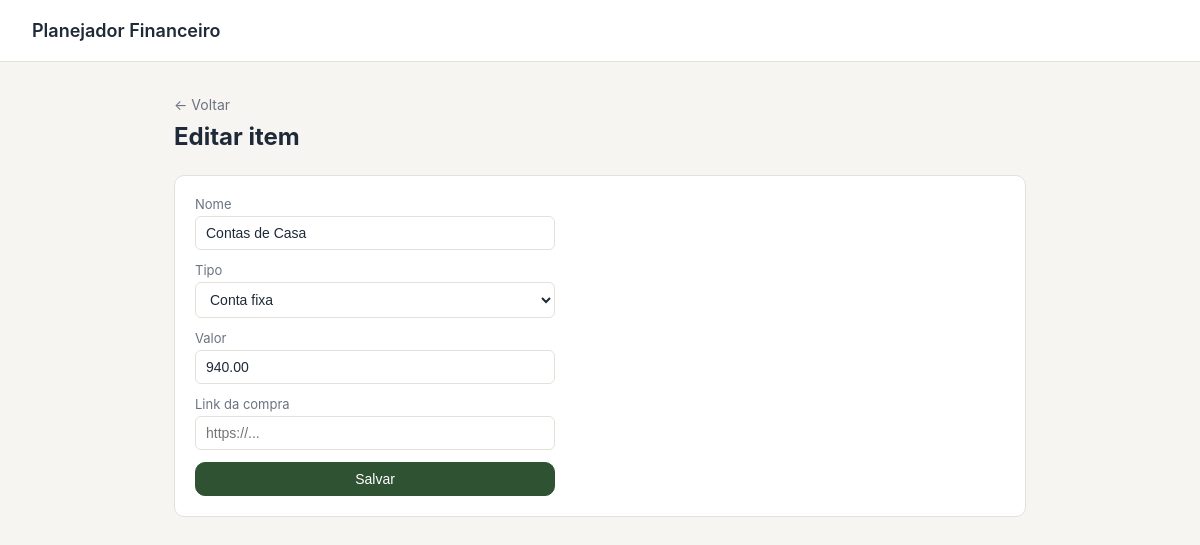
The app's page /item/11/editar, older data.
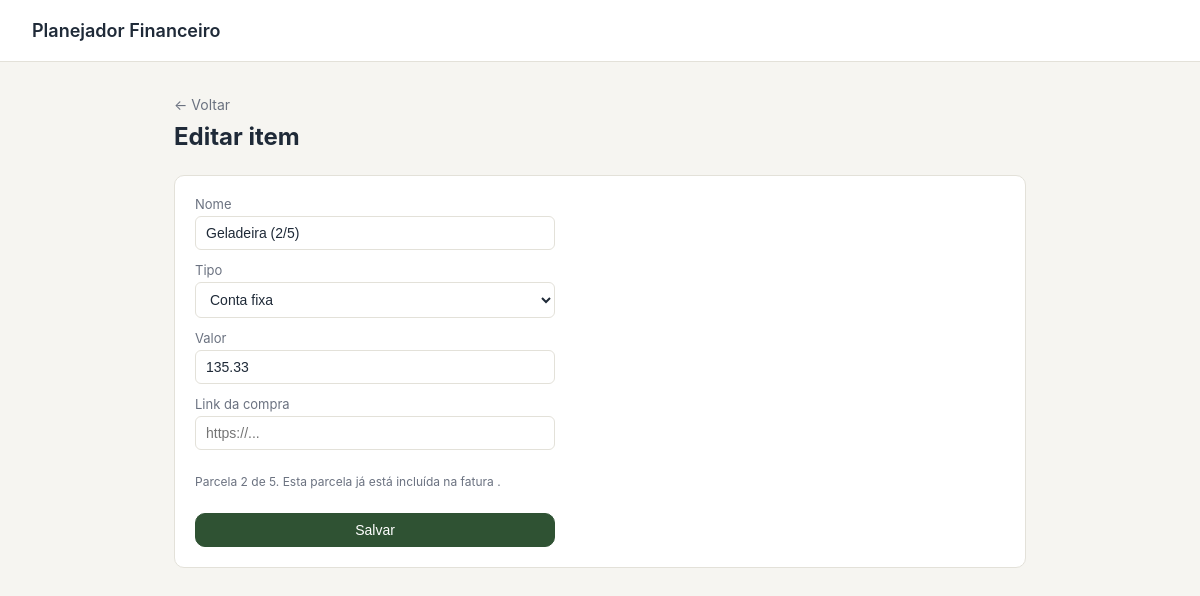
The same page, newer data.
### tables this page shows
CREATE TABLE items (
            id INTEGER PRIMARY KEY AUTOINCREMENT,
            year INTEGER NOT NULL,
            month INTEGER NOT NULL,
            name TEXT NOT NULL,
            amount REAL NOT NULL,
            type TEXT NOT NULL
                CHECK(type IN ('fixa', 'variavel', 'receber')),
            group_id TEXT,
            installment_index INTEGER,
            installment_total INTEGER,
            created_at TEXT NOT NULL
        , link TEXT, card_id INTEGER, invoice_id INTEGER, is_invoice INTEGER NOT NULL DEFAULT 0, estimated INTEGER NOT NULL DEFAULT 0, paid INTEGER NOT NULL DEFAULT 0);

### app.py (the view, shortened to what this page needs)
@app.route(
    "/item/<int:item_id>/editar",
    methods=["GET", "POST"],
)
def edit_item(item_id):
    db = get_db()
    item = db.execute(
        """
        SELECT *
        FROM items
        WHERE id = ?
        """,
        (item_id,),
    ).fetchone()
    if item is None:
        abort(404)
    return render_template(
        "edit_item.html",
        item=item,
        cards=get_cards(),
        is_invoice=False,
    )

### app.py (called while the page is built)
def get_db():
    if "db" not in g:
        g.db = sqlite3.connect(DB_PATH)
        g.db.row_factory = sqlite3.Row
        g.db.execute("PRAGMA foreign_keys = ON")
    return g.db

def get_cards():
    db = get_db()
    return db.execute(
        """
        SELECT *
        FROM cards
        ORDER BY name
        """
    ).fetchall()

### templates/edit_item.html (shortened to what this page needs)
{% extends "base.html" %}
{% block content %}
  <div class="month-header">
    <a
      class="back-link"
      href="{{ url_for('month_view', year=item.year, month=item.month) }}"
    >
      &#8592; Voltar
    </a>
    <h1>Editar item</h1>
  </div>
  {% if is_invoice %}
    <div class="add-form-card">
      <h2>
        {{ invoice.card_name }}
      </h2>
      <p class="hint">
        Esta é a fatura do cartão.
        Alterar o valor aqui altera o valor total da fatura,
        mas não altera as parcelas vinculadas.
      </p>
      <form
        method="post"
        class="add-form"
      >
        <div class="form-row">
          <label for="amount">
            Valor da fatura
          </label>
          <input
            type="text"
            id="amount"
            name="amount"
            value="{{ '%.2f' | format(invoice.amount) }}"
            required
          >
        </div>
        <button
          type="submit"
          class="btn btn-primary"
        >
          Salvar fatura
        </button>
      </form>
    </div>
  {% else %}
    <div class="add-form-card">
      <form
        method="post"
        class="add-form"
      >
        <div class="form-row">
          <label for="name">
            Nome
          </label>
          <input
            type="text"
            id="name"
            name="name"
            value="{{ item.name }}"
            required
          >
        </div>
        <div class="form-row">
          <label for="type">
            Tipo
          </label>
          <select
            id="type"
            name="type"
          >
            <option
              value="fixa"
              {{ 'selected' if item.type == 'fixa' else '' }}
            >
              Conta fixa
            </option>
          </select>
        </div>
        <div class="form-row">
          <label for="amount">
            Valor
          </label>
          <input
            type="text"
            id="amount"
            name="amount"
            value="{{ '%.2f' | format(item.amount) }}"
            required
          >
        </div>
        <div class="form-row">
          <label for="link">
            Link da compra
          </label>
          <input
            type="text"
            id="link"
            name="link"
            value="{{ item.link or '' }}"
            placeholder="https://..."
          >
        </div>
        {% if item.installment_total %}
          <p class="hint">
            Parcela
            {{ item.installment_index }}
            de
            {{ item.installment_total }}.
            {% if item.invoice_id %}
              Esta parcela já está incluída na fatura
              {{ item.invoice_name }}.
            {% endif %}
          </p>
        {% endif %}
        <button
          type="submit"
          class="btn btn-primary"
        >
          Salvar
        </button>
      </form>
    </div>
  {% endif %}
{% endblock %}

Row changes from the older to the newer data that the page shows:
changed items: name "Contas de Casa" → "Geladeira (2/5)"; amount "940.00" → "135.33"; installment_index (not shown) → "2"; installment_total (not shown) → "5"
Text that changed along with them:
text now shown: "Parcela de . Esta parcela já está incluída na fatura ."
